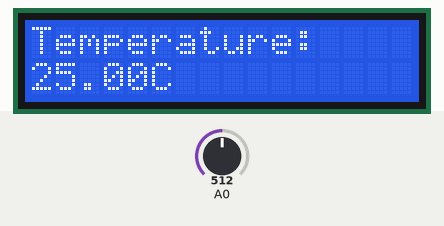
Recording of a sketch running on a simulated Arduino Uno, built with avr-gcc and run on an emulated ATmega328P. On the bench: 16×2 character LCD. The test bench sets the inputs (shaded band); at power-on: A0 = 512.

Above: at 1.2 s.
1.3 s: A0 set to 716
At 3.2 s:
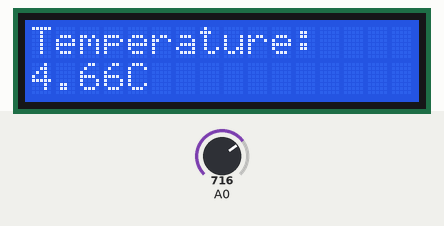
3.6 s: A0 set to 900
At 4.9 s:
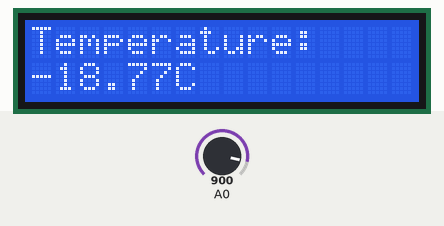
5.7 s: A0 set to 1023
At 6.6 s:
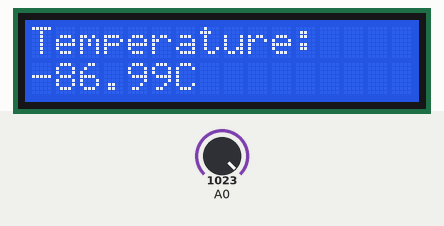
Timing chart, 0 to 8.7 s (numbered marks = the images above; inputs shaded):
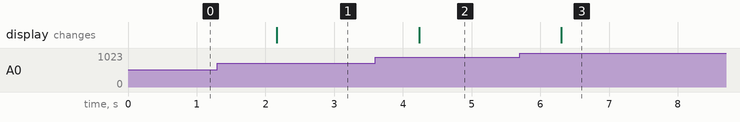

Measured:
- after the input at 1.3 s, the display: changes after 0.87 s (image 1)
- after the input at 3.6 s, the display: changes after 0.64 s (image 2)
- after the input at 5.7 s, the display: changes after 0.61 s (image 3)

The sketch:

KY-013.ino
```cpp
#include "LiquidCrystal_I2C.h"

LiquidCrystal_I2C lcd(0x27,16,2);

const float B = 3435;

const float R0 = 10000;
const float ABS_ZERO = -273.15;
const float T0 = 25-ABS_ZERO;

float calculateTemperature(float resistance) {
    return 1.0 / (log(resistance/R0)/B+1.0/T0) + ABS_ZERO;
}

float convertTemperatureFahrenheit(float tDegree) {
    return tDegree/5.0*9.0 + 32.0;
}

float convertTemperatureC(float tDegree) {
    return tDegree - 273.15;
}
// Fixed resistor in voltage divider
const float R_FIXED = 10000;

float calculateSensorResistance(float voltage) {
    return R_FIXED / (5.0/voltage - 1);
}

void setup() {
    // Init Serial Port
    lcd.init();
    lcd.backlight();

}

void loop() {
    // Measurements and Calculations
    float voltage = analogRead(A0)*5/1024.0;
    float resistance = calculateSensorResistance(voltage);
    float temperature = calculateTemperature(resistance);
    //float temp_c = convertTemperatureC(temperature);

    lcd.setCursor(0,0);
    lcd.print("Temperature:");
    lcd.setCursor(0,1);
    lcd.print("                ");
    lcd.setCursor(0,1);
    lcd.print(temperature);
    lcd.print("C");

    // Wait for 1s
    delay(1000);
}
```
